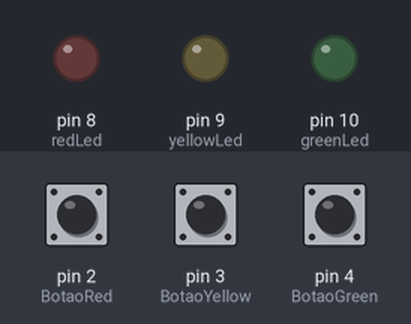
The sketch below on a simulated Arduino Uno, built with avr-gcc and run on an emulated ATmega328P. On the bench: output pins drawn as LEDs (lit = HIGH). The test bench sets the inputs (shaded band); at power-on: pin 2 (BotaoRed) LOW, pin 3 (BotaoYellow) LOW, pin 4 (BotaoGreen) LOW.

Above: at 1.2 s.
1.3 s: pin 2 (BotaoRed) pulled HIGH for 0.15 s
At 1.37 s:
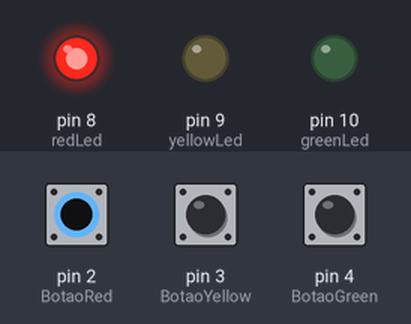
2.9 s: pin 3 (BotaoYellow) pulled HIGH for 0.15 s
At 2.97 s:
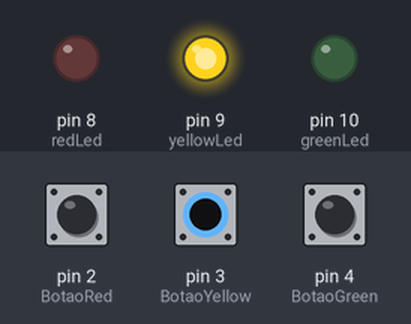
4.5 s: pin 4 (BotaoGreen) pulled HIGH for 0.15 s
At 4.57 s:
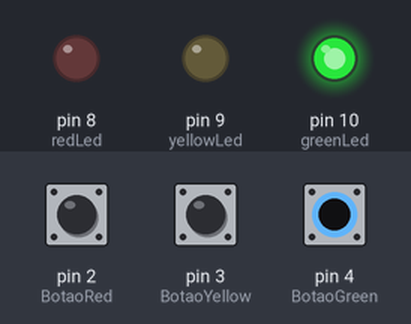
6.1 s: pin 4 (BotaoGreen) pulled HIGH for 3.2 s
At 9.8 s:
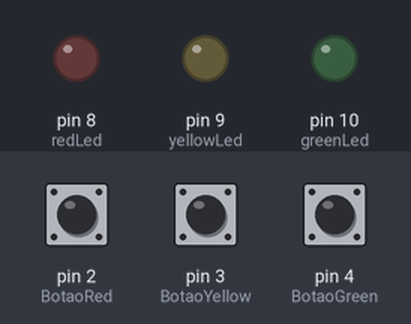
10.8 s: pin 2 (BotaoRed) pulled HIGH for 3.2 s
At 12.2 s:
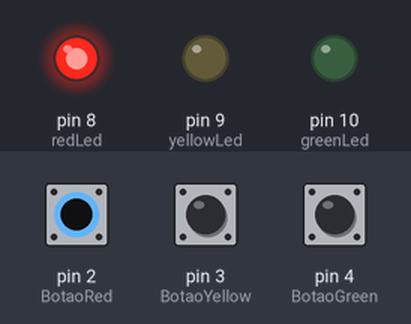
15.5 s: pin 2 (BotaoRed) driven HIGH and pin 3 (BotaoYellow) driven HIGH
At 16.9 s:
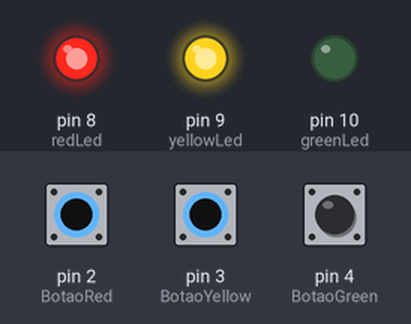
Timing chart, 0 to 18.0 s (numbered marks = the images above; inputs shaded):
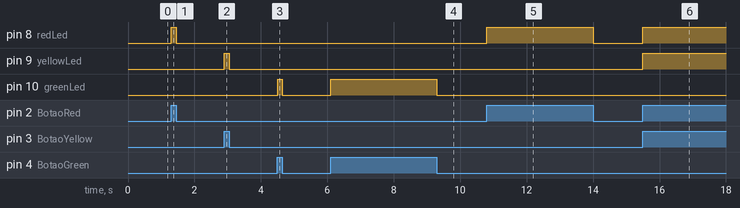

The sketch:

BlinkWith3Buttons.ino
```cpp
/*
* @author Ionésio Junior
*/

//Variaveis para ligar os leds
const int redLed = 8;
const int yellowLed = 9;
const int greenLed = 10;

//Variaveis para leitura dos botoes
const int BotaoRed = 2;
const int BotaoYellow = 3;
const int BotaoGreen = 4;

//Estado de cada botao (0/LOW - Desligado , 1/HIGH - Ligado)
int EstadoBotaoRed = 0;
int EstadoBotaoYellow = 0;
int EstadoBotaoGreen = 0;

void setup(){
  //Definindo Saídas (leds)
  pinMode(redLed, OUTPUT);
  pinMode(yellowLed,OUTPUT);
  pinMode(greenLed,OUTPUT);

  //Definindo entradas (Botoes)
  pinMode(BotaoRed, INPUT);
  pinMode(BotaoYellow,INPUT);
  pinMode(BotaoGreen,INPUT);
}

void loop(){
  EstadoBotaoYellow = digitalRead(BotaoYellow);
  EstadoBotaoRed = digitalRead(BotaoRed);
  EstadoBotaoGreen = digitalRead(BotaoGreen);

  if(EstadoBotaoYellow == HIGH){
        digitalWrite(yellowLed,HIGH);
   }else{
        digitalWrite(yellowLed,LOW);
   }

   if(EstadoBotaoRed == HIGH){
         digitalWrite(redLed,HIGH);
    }else{
        digitalWrite(redLed,LOW);
    }

  if(EstadoBotaoGreen == HIGH){
      digitalWrite(greenLed,HIGH);
  }else{
      digitalWrite(greenLed,LOW);
  }
}
```

Measured:
- after the input at 1.3 s, pin 8 (redLed): LOW → HIGH at once, → LOW 0.15 s later
- after the input at 2.9 s, pin 9 (yellowLed): LOW → HIGH at once, → LOW 0.15 s later
- after the input at 4.5 s, pin 10 (greenLed): LOW → HIGH at once, → LOW 0.15 s later
- after the input at 6.1 s, pin 10 (greenLed): LOW → HIGH at once, → LOW 3.2 s later
- after the input at 10.8 s, pin 8 (redLed): LOW → HIGH at once, → LOW 3.2 s later
- after the input at 15.5 s, pin 8 (redLed), pin 9 (yellowLed): LOW → HIGH at once
